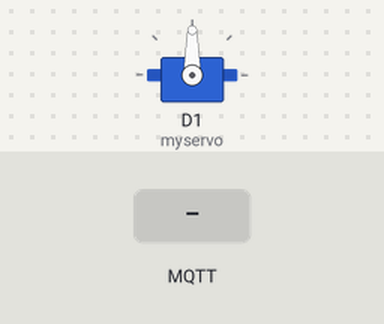
Simulated run of this sketch. Board: ESP8266 (NodeMCU). Parts: servo. Inputs (shaded band) come from the test bench. WiFi joins after 1.5 s; servers stay silent unless stated; random numbers use the default seed unless the sketch sets one; no MQTT or app messages arrive unless stated; what the sketch prints to the serial monitor is not drawn.

Above: at 2.8 s.
2.9 s: MQTT message "1" arrives on the first subscribed topic
At 3.5 s:
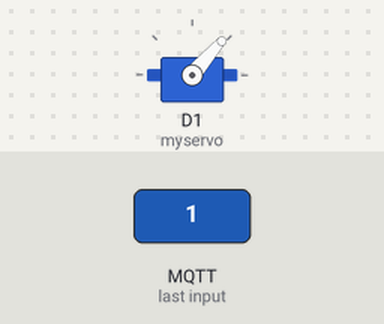
4.4 s: MQTT message "on" arrives on the first subscribed topic
At 5.8 s:
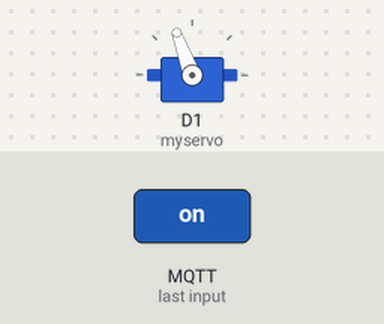
Timing chart, 0 to 7.4 s (numbered marks = the images above; inputs shaded):
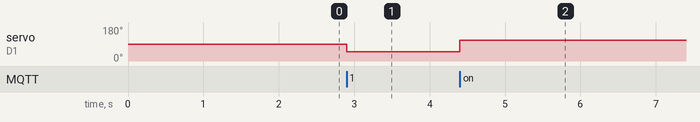

The sketch:

Servo_MQTT.ino
```cpp
// (licence header left out)
#include <ESP8266WiFi.h>
#include <PubSubClient.h>
#include <Servo.h>
// Update these with values suitable for your network.
const char* ssid = "*****";//put your wifi ssid here.
const char* password = "w*****";//put your wifi password here.
const char* mqtt_server = "broker.mqttdashboard.com";
//const char* mqtt_server = "iot.eclipse.org";

Servo myservo;  // create servo object to control a servo
WiFiClient espClient;
PubSubClient client(espClient);

void setup_wifi() {
   delay(100);
  // We start by connecting to a WiFi network
    Serial.print("Connecting to ");
    Serial.println(ssid);
    WiFi.begin(ssid, password);
    while (WiFi.status() != WL_CONNECTED)
    {
      delay(500);
      Serial.print(".");
    }
  randomSeed(micros());
  Serial.println("");
  Serial.println("WiFi connected");
  Serial.println("IP address: ");
  Serial.println(WiFi.localIP());
}

void callback(char* topic, byte* payload, unsigned int length)
{
  Serial.print("Command from MQTT broker is : [");
  Serial.print(topic);
  Serial.print(" Rotation angle is:");
  Serial.print("   ");
  for(int i=0;i<length;i++)
  {
    if((int)payload[i]>194||(int)payload[i]<0)
    break;
    myservo.write((int)payload[i]);// tell servo to go to position in variable '(int)payload[i]'
    Serial.print((int)payload[i]);//print the rotation angle
    Serial.print("]");
    Serial.println();
  }
}//end callback

void reconnect() {
  // Loop until we're reconnected
  while (!client.connected())
  {
    Serial.print("Attempting MQTT connection...");
    // Create a random client ID
    String clientId = "ESP8266Client-";
    clientId += String(random(0xffff), HEX);
    // Attempt to connect
    //if you MQTT broker has clientID,username and password
    //please change following line to    if (client.connect(clientId,userName,passWord))
    if (client.connect(clientId.c_str()))
    {
      Serial.println("connected");
     //once connected to MQTT broker, subscribe command if any
      client.subscribe("OsoyooCommand");
    } else {
      Serial.print("failed, rc=");
      Serial.print(client.state());
      Serial.println(" try again in 5 seconds");
      // Wait 6 seconds before retrying
      delay(6000);
    }
  }
} //end reconnect()

void setup() {
  Serial.begin(115200);
  setup_wifi();
  client.setServer(mqtt_server, 1883);
  client.setCallback(callback);
  myservo.attach(D1);  // attaches the servo on pin D1 to the servo object
}

void loop() {
  if (!client.connected()) {
    reconnect();
  }
  client.loop();

}
```

Measured:
- after the input at 2.9 s, servo on D1 (myservo): 90° → 49° at once
- after the input at 4.4 s, servo on D1 (myservo): 49° → 110° at once
